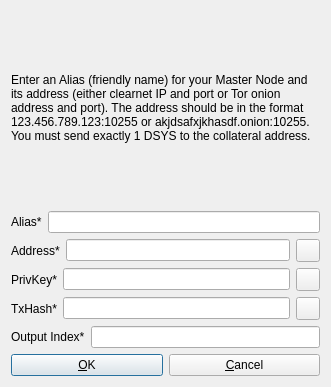
<?xml version="1.0" encoding="UTF-8"?>
<ui version="4.0">
 <class>AddEditAdrenalineNode</class>
 <widget class="QDialog" name="AddEditAdrenalineNode">
  <property name="geometry">
   <rect>
    <x>0</x>
    <y>0</y>
    <width>331</width>
    <height>387</height>
   </rect>
  </property>
  <property name="windowTitle">
   <string>Add/Edit Digital System Node</string>
  </property>
  <property name="modal">
   <bool>true</bool>
  </property>
  <layout class="QVBoxLayout" name="verticalLayout">
   <item>
    <widget class="QLabel" name="label_9">
     <property name="sizePolicy">
      <sizepolicy hsizetype="Preferred" vsizetype="Expanding">
       <horstretch>0</horstretch>
       <verstretch>0</verstretch>
      </sizepolicy>
     </property>
     <property name="text">
      <string>&lt;html&gt;&lt;head/&gt;&lt;body&gt;&lt;p&gt;Enter an Alias (friendly name) for your Master Node and its address (either clearnet IP and port or Tor onion address and port). The address should be in the format 123.456.789.123:10255 or akjdsafxjkhasdf.onion:10255. You must send exactly 1 DSYS to the collateral address.&lt;/p&gt;&lt;/body&gt;&lt;/html&gt;</string>
     </property>
     <property name="wordWrap">
      <bool>true</bool>
     </property>
    </widget>
   </item>
   <item>
    <layout class="QHBoxLayout" name="horizontalLayout_4">
     <property name="bottomMargin">
      <number>0</number>
     </property>
     <item>
      <widget class="QLabel" name="label_4">
       <property name="text">
        <string>Alias*</string>
       </property>
      </widget>
     </item>
     <item>
      <widget class="QLineEdit" name="aliasLineEdit"/>
     </item>
    </layout>
   </item>
   <item>
    <layout class="QHBoxLayout" name="horizontalLayout_5">
     <property name="bottomMargin">
      <number>0</number>
     </property>
     <item>
      <widget class="QLabel" name="label_6">
       <property name="text">
        <string>Address*</string>
       </property>
      </widget>
     </item>
     <item>
      <widget class="QLineEdit" name="addressLineEdit"/>
     </item>
     <item>
      <widget class="QToolButton" name="AddEditAddressPasteButton">
       <property name="toolTip">
        <string>Paste address from clipboard</string>
       </property>
       <property name="text">
        <string/>
       </property>
       <property name="icon">
        <iconset resource="../bitcoin.qrc">
         <normaloff>:/icons/editpaste</normaloff>:/icons/editpaste</iconset>
       </property>
       <property name="shortcut">
        <string>Alt+P</string>
       </property>
      </widget>
     </item>
    </layout>
   </item>
   <item>
    <layout class="QHBoxLayout" name="horizontalLayout_3">
     <property name="bottomMargin">
      <number>0</number>
     </property>
     <item>
      <widget class="QLabel" name="label_5">
       <property name="text">
        <string>PrivKey*</string>
       </property>
      </widget>
     </item>
     <item>
      <widget class="QLineEdit" name="privkeyLineEdit"/>
     </item>
     <item>
      <widget class="QToolButton" name="AddEditPrivkeyPasteButton">
       <property name="toolTip">
        <string>Paste address from clipboard</string>
       </property>
       <property name="text">
        <string/>
       </property>
       <property name="icon">
        <iconset resource="../bitcoin.qrc">
         <normaloff>:/icons/editpaste</normaloff>:/icons/editpaste</iconset>
       </property>
       <property name="shortcut">
        <string>Alt+P</string>
       </property>
      </widget>
     </item>
    </layout>
   </item>
   <item>
    <layout class="QHBoxLayout" name="horizontalLayout_2">
     <property name="bottomMargin">
      <number>0</number>
     </property>
     <item>
      <widget class="QLabel" name="label_2">
       <property name="text">
        <string>TxHash*</string>
       </property>
      </widget>
     </item>
     <item>
      <widget class="QLineEdit" name="txhashLineEdit"/>
     </item>
     <item>
      <widget class="QToolButton" name="AddEditTxhashPasteButton">
       <property name="toolTip">
        <string>Paste address from clipboard</string>
       </property>
       <property name="text">
        <string/>
       </property>
       <property name="icon">
        <iconset resource="../bitcoin.qrc">
         <normaloff>:/icons/editpaste</normaloff>:/icons/editpaste</iconset>
       </property>
       <property name="shortcut">
        <string>Alt+P</string>
       </property>
      </widget>
     </item>
    </layout>
   </item>
   <item>
    <layout class="QHBoxLayout" name="horizontalLayout_8">
     <property name="bottomMargin">
      <number>0</number>
     </property>
     <item>
      <widget class="QLabel" name="label_8">
       <property name="text">
        <string>Output Index*</string>
       </property>
      </widget>
     </item>
     <item>
      <widget class="QLineEdit" name="outputindexLineEdit"/>
     </item>
    </layout>
   </item>
   <item>
    <layout class="QHBoxLayout" name="horizontalLayout_Buttons">
     <item>
      <widget class="QPushButton" name="okButton">
       <property name="text">
        <string>&amp;OK</string>
       </property>
      </widget>
     </item>
     <item>
      <widget class="QPushButton" name="cancelButton">
       <property name="text">
        <string>&amp;Cancel</string>
       </property>
       <property name="autoDefault">
        <bool>false</bool>
       </property>
      </widget>
     </item>
    </layout>
   </item>
  </layout>
 </widget>
 <resources>
  <include location="../bitcoin.qrc"/>
 </resources>
 <connections/>
</ui>
